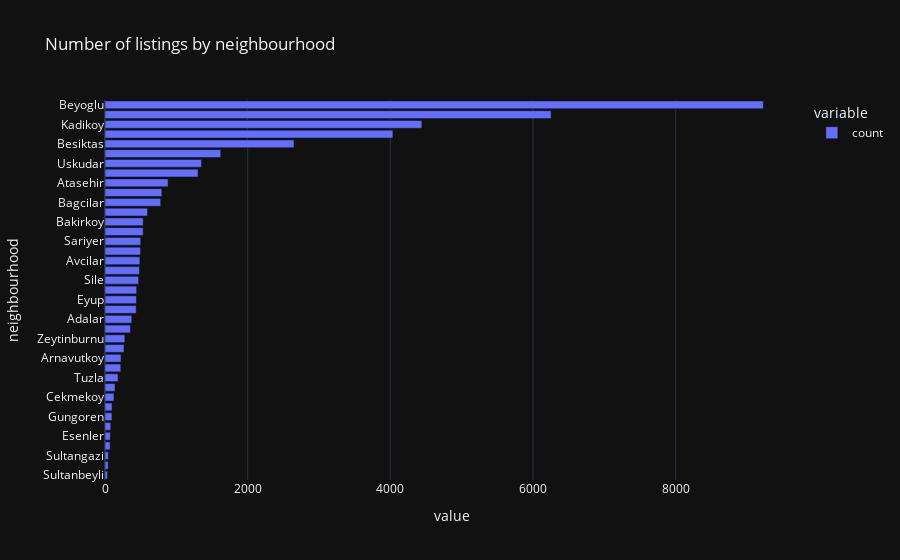

Write notebook code for a chart like this one.
### Code cell
#Plotly version 
px.bar(feq, orientation='h', title = "Number of listings by neighbourhood", template= "plotly_dark")

### Figure 1 — Plotly figure (JSON) as saved in the notebook; plotly's stock layout.template omitted (floating-point values rounded to 4 significant figures)
{"data": [{"alignmentgroup": "True", "hovertemplate": "variable=count<br>value=%{x}<br>neighbourhood=%{y}<extra></extra>", "legendgroup": "count", "marker": {"color": "#636efa", "pattern": {"shape": ""}}, "name": "count", "offsetgroup": "count", "orientation": "h", "showlegend": true, "textposition": "auto", "type": "bar", "x": [36, 45, 48, 72, 74, 81, 97, 99, 126, 140, 183, 221, 224, 266, 278, 356, 375, 437, 441, 444, 471, 483, 489, 497, 501, 535, 536, 596, 781, 797, 884, 1304, 1352, 1622, 2649, 4036, 4442, 6254, 9229], "xaxis": "x", "y": ["Sultanbeyli", "Catalca", "Sultangazi", "Bayrampasa", "Esenler", "Sancaktepe", "Gungoren", "Silivri", "Cekmekoy", "Gaziosmanpasa", "Tuzla", "Beykoz", "Arnavutkoy", "Buyukcekmece", "Zeytinburnu", "Beylikduzu", "Adalar", "Pendik", "Eyup", "Kartal", "Sile", "Kucukcekmece", "Avcilar", "Basaksehir", "Sariyer", "Umraniye", "Bakirkoy", "Bahcelievler", "Bagcilar", "Maltepe", "Atasehir", "Kagithane", "Uskudar", "Esenyurt", "Besiktas", "Fatih", "Kadikoy", "Sisli", "Beyoglu"], "yaxis": "y"}], "layout": {"barmode": "relative", "legend": {"title": {"text": "variable"}, "tracegroupgap": 0}, "title": {"text": "Number of listings by neighbourhood"}, "xaxis": {"anchor": "y", "domain": [0, 1], "title": {"text": "value"}}, "yaxis": {"anchor": "x", "domain": [0, 1], "title": {"text": "neighbourhood"}}}}
